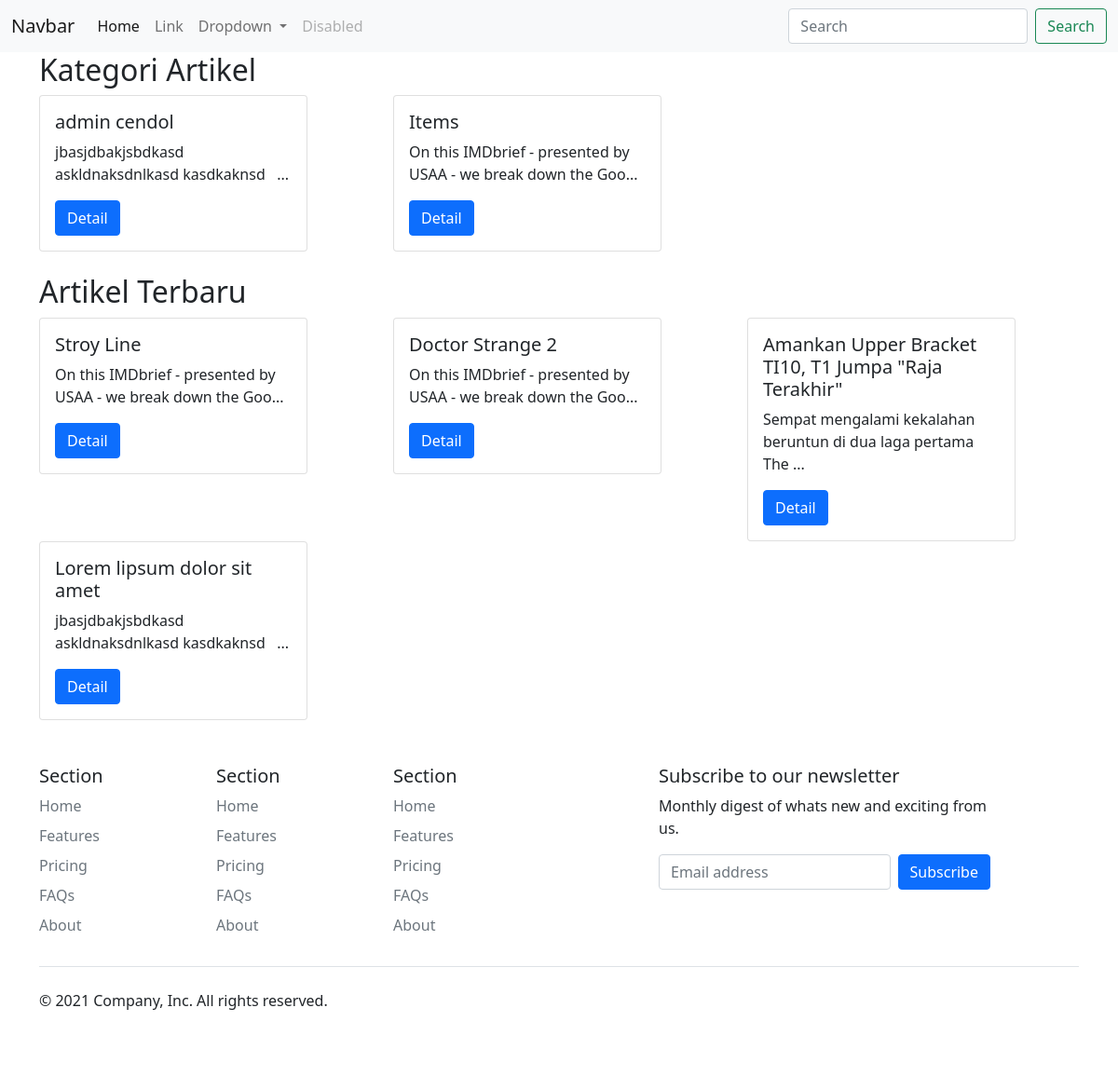
The page / on the database its author committed.
### tables this page shows
CREATE TABLE `c_konten` (
  `id` int(5) NOT NULL AUTO_INCREMENT,
  `b_user_id` int(1) DEFAULT NULL,
  `b_kategori_id` int(3) NOT NULL,
  `b_kategori_id_tahun` int(3) NOT NULL,
  `judul` varchar(255) NOT NULL,
  `isi` text NOT NULL,
  `c_konten_id` int(5) DEFAULT NULL,
  PRIMARY KEY (`id`),
  KEY `b_kategori_id` (`b_kategori_id`),
  KEY `c_konten_id` (`c_konten_id`),
  KEY `b_user_id` (`b_user_id`)
);

CREATE TABLE `b_kategori` (
  `id` int(3) NOT NULL AUTO_INCREMENT,
  `jenis` varchar(16) DEFAULT NULL,
  `nama` varchar(77) NOT NULL,
  `slug` varchar(77) DEFAULT NULL,
  PRIMARY KEY (`id`)
);

### app/view/front/home/home.php (the view)
<div class="container">
  <div class="row">
    <div class="col-12">
      <h2>Kategori Artikel</h2>
    </div>
  </div>
  <div class="row">
  <?php foreach($kategori_list as $kl) {?>
    <div class="col-3 col-md-4">
      <div class="card" style="width: 18rem;">
        <div class="card-body">
          <h5 class="card-title"><?=$kl->nama?></h5>
          <p class="card-text"><?=substr(strip_tags($kl->isi),0,60).'...'?></p>
          <a href="<?=base_url('home/detail/'.$kl->c_konten_id)?>" class="btn btn-primary">Detail</a>
        </div>
      </div>
    </div>
  <?php } ?>
  </div>
  <div class="row">
    <div class="col-12">
      <br>
      <h2>Artikel Terbaru</h2>
    </div>
  </div>
  <div class="row">
  <?php foreach($artikel_terbaru as $kl) {?>
    <div class="col-4 col-md-4">
      <div class="card" style="width: 18rem;">
        <div class="card-body">
          <h5 class="card-title"><?=$kl->judul?></h5>
          <p class="card-text"><?=substr(strip_tags($kl->isi),0,60).'...'?></p>
          <a href="<?=base_url('home/detail/'.$kl->id)?>" class="btn btn-primary">Detail</a>
        </div>
      </div>
    </div>
  <?php } ?>
  </div>
</div>

### rows shown on the page
c_konten: b_kategori.nama "admin cendol", isi "jbasjdbakjsbdkasd askldnaksdnlkasd kasdkaknsd", judul "Lorem lipsum dolor sit amet"
c_konten: b_kategori.nama "Items", isi "On this IMDbrief - presented by USAA - we break down the Goo", judul "Doctor Strange 2"
c_konten: judul "Stroy Line", isi "On this IMDbrief - presented by USAA - we break down the Goo"
c_konten: judul "Amankan Upper Bracket TI10, T1 Jumpa \"Raja Terakhir\"", isi "Sempat mengalami kekalahan beruntun di dua laga pertama The"
